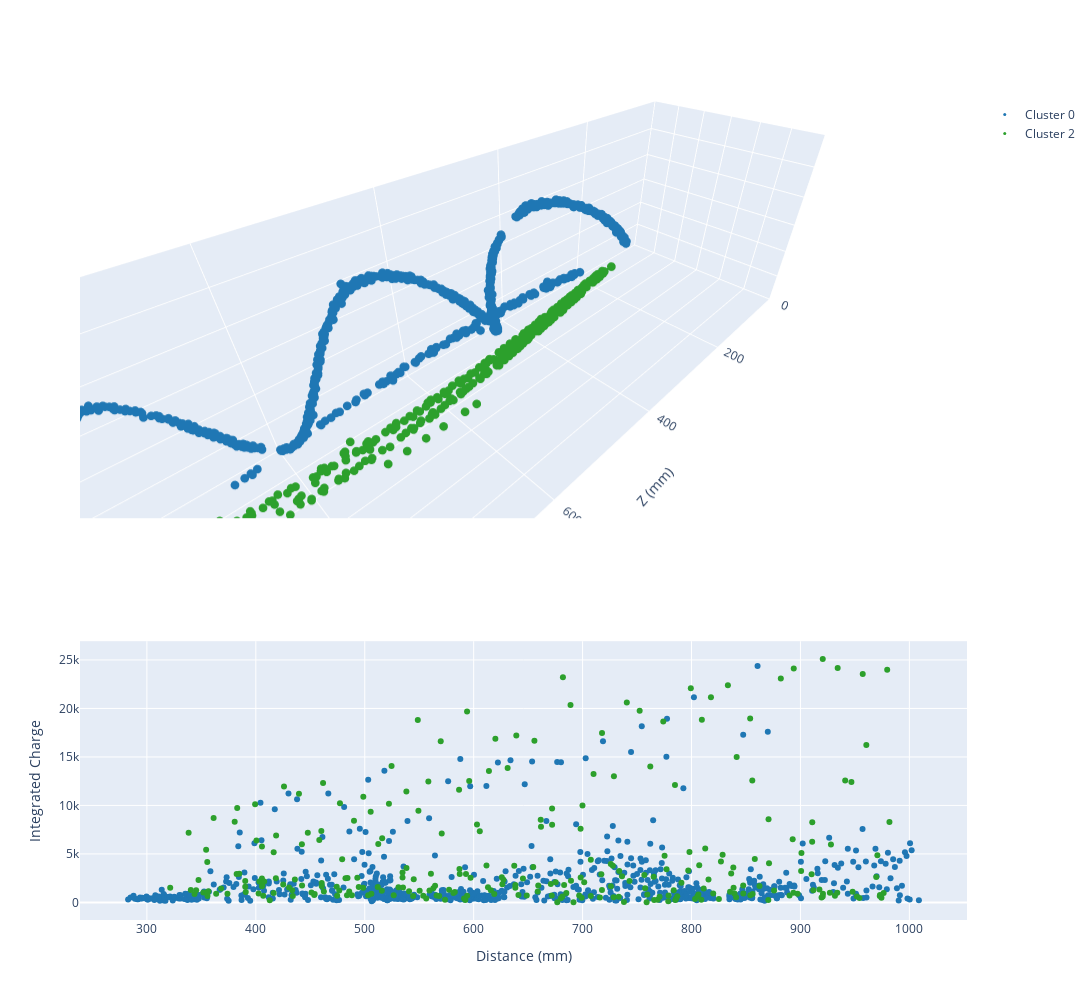

Source (notebook cell):
### Code cell
# Plot cleaned up clusters
fig = make_subplots(2,1,specs=[[{"type": "scene"}],[{"type": "xy"}]],row_heights=[0.6,0.4])
for cluster in cleaned_clusters:
    fig.add_trace(
        go.Scatter3d(
            x=cluster.data[:, 2], 
            y=cluster.data[:, 0], 
            z=cluster.data[:, 1], 
            mode="markers",
            legendgroup="clusters",
            marker= {
                "size": 3,
                "color": get_color(cluster.label)
            }, 
            name=f"Cluster {cluster.label}"
        ),
        row=1,
        col=1
    )
    fig.add_trace(
        go.Scatter(
            x=np.linalg.norm(cluster.data[:, :3], axis=1), 
            y=cluster.data[:, 3],
            legendgroup="clusters",
            mode="markers",
            marker= {
                "color": get_color(cluster.label)
            },
            showlegend=False,
            name=f"Cluster {cluster.label}"
        ),
        row=2,
        col=1
    )
fig.update_layout(
    xaxis_title="Distance (mm)",
    yaxis_title="Integrated Charge",
    scene = {
        "xaxis_range": [0.0, 1000.0],
        "yaxis_range": [-300.0, 300.0],
        "zaxis_range": [-300.0, 300.0],
        "xaxis_title": "Z (mm)",
        "yaxis_title": "X (mm)",
        "zaxis_title": "Y (mm)",
        "aspectratio": {
            "x": 3.3,
            "y": 1.0,
            "z": 1.0
        }
    },
    width=1300,
    height=1000,
)

### Figure 1 — Plotly figure (JSON) as saved in the notebook; plotly's stock layout.template omitted (floating-point values rounded to 4 significant figures; data arrays with more than 128 entries replaced by an {"elided": "..."} marker saying what was removed)
{"data": [{"legendgroup": "clusters", "marker": {"color": "rgb(31, 119, 180)", "size": 3}, "mode": "markers", "name": "Cluster 0", "scene": "scene", "type": "scatter3d", "x": {"elided": "772 float values"}, "y": {"elided": "772 float values"}, "z": {"elided": "772 float values"}}, {"legendgroup": "clusters", "marker": {"color": "rgb(31, 119, 180)"}, "mode": "markers", "name": "Cluster 0", "showlegend": false, "type": "scatter", "x": {"elided": "772 float values"}, "xaxis": "x", "y": {"elided": "772 int values"}, "yaxis": "y"}, {"legendgroup": "clusters", "marker": {"color": "rgb(44, 160, 44)", "size": 3}, "mode": "markers", "name": "Cluster 2", "scene": "scene", "type": "scatter3d", "x": {"elided": "278 float values"}, "y": {"elided": "278 float values"}, "z": {"elided": "278 float values"}}, {"legendgroup": "clusters", "marker": {"color": "rgb(44, 160, 44)"}, "mode": "markers", "name": "Cluster 2", "showlegend": false, "type": "scatter", "x": {"elided": "278 float values"}, "xaxis": "x", "y": {"elided": "278 int values"}, "yaxis": "y"}], "layout": {"height": 1000, "scene": {"aspectratio": {"x": 3.3, "y": 1, "z": 1}, "domain": {"x": [0, 1], "y": [0.49, 1]}, "xaxis": {"range": [0, 1000], "title": {"text": "Z (mm)"}}, "yaxis": {"range": [-300, 300], "title": {"text": "X (mm)"}}, "zaxis": {"range": [-300, 300], "title": {"text": "Y (mm)"}}}, "width": 1300, "xaxis": {"anchor": "y", "domain": [0, 1], "title": {"text": "Distance (mm)"}}, "yaxis": {"anchor": "x", "domain": [0, 0.34], "title": {"text": "Integrated Charge"}}}}
